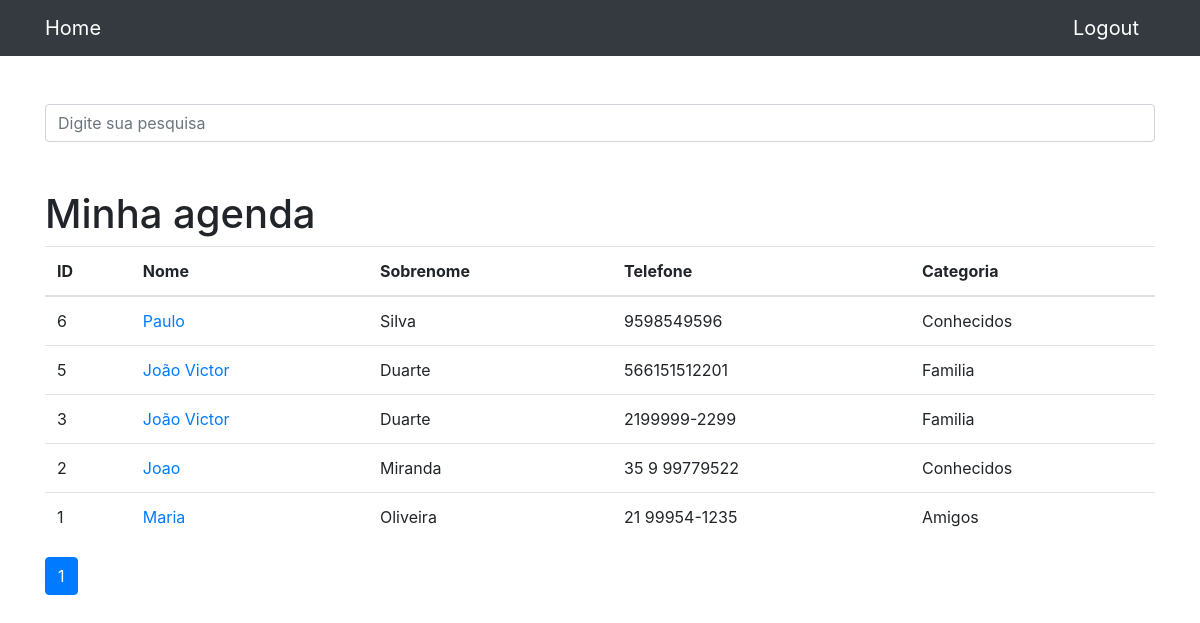
The app's page / (signed in) with its own data.
### contatos/models.py (models this page shows, shortened)
class Contato(models.Model):
    nome = models.CharField(max_length=255)
    sobrenome = models.CharField(max_length=255, blank=True)
    telefone = models.CharField(max_length=255)
    email = models.CharField(max_length=255, blank=True)
    data_criacao = models.DateTimeField(default=timezone.now)
    descicao = models.TextField(blank=True)
    categoria = models.ForeignKey(Categoria, on_delete=models.DO_NOTHING)
    mostrar = models.BooleanField(default=True)
    foto = models.ImageField(blank=True, upload_to='fotos/%Y/%m/%d')

class Categoria(models.Model):
    nome = models.CharField(max_length=255)
    def __str__(self) -> str:
        return self.nome

### contatos/views.py (the view)
# urls.py: path('', views.index, name='index'),
def index(request):
    contatos = Contato.objects.order_by('-id').filter(
        mostrar=True
    )
    paginator = Paginator(contatos, 20)
    page = request.GET.get('p')
    contatos = paginator.get_page(page)
    return render(request, 'contatos/index.html', {
        'contatos': contatos
})

### contatos/templates/contatos/index.html (shortened to what this page needs)
{% extends 'base.html' %}
{% block conteudo %}
    {% if user.is_authenticated %}
        <h1 class="mt-5">Minha agenda</h1>
        <table class="table">
        <thead>
            <tr>
            <th>ID</th>
            <th>Nome</th>
            <th>Sobrenome</th>
            <th>Telefone</th>
            <th>Categoria</th>
            </tr>
        </thead>
        <tbody>
            <tr>
            {% for contato in contatos %}
                {% if contato.mostrar %}
                <td>{{ contato.id }}</td>
                <td>
                    <a href="{% url 'ver_contato' contato.id %}"> {{contato.nome}}</a>
                </td>
                <td>{{contato.sobrenome}}</td>
                <td>{{contato.telefone}}</td>
                <td>{{contato.categoria}}</td>
                </tr>
                {% endif %}
            {% endfor %}
        </tbody>
        </table>
        <nav aria-label="Page navigation example">
            <ul class="pagination">
                {% for pagina in contatos.paginator.page_range %}
                    {% if contatos.number == pagina %}
                        <li class="page-item active"><a class="page-link" href="?p={{ pagina }}">{{pagina}}</a></li>
                    {% else %}
                        <li class="page-item"><a class="page-link" href="?p={{ pagina }}">{{pagina}}</a></li>
                    {% endif %}
                {% endfor %}
            </ul>
        </nav>
    {% endif %}
{%endblock%}

### records on screen
Contato: id "6", nome "Paulo", sobrenome "Silva", telefone "9598549596", categoria "Conhecidos"
Contato: id "5", nome "João Victor", sobrenome "Duarte", telefone "566151512201", categoria "Familia"
Contato: id "3", nome "João Victor", sobrenome "Duarte", telefone "2199999-2299", categoria "Familia"
Contato: id "2", nome "Joao", sobrenome "Miranda", telefone "35 9 99779522", categoria "Conhecidos"
Contato: id "1", nome "Maria", sobrenome "Oliveira", telefone "21 99954-1235", categoria "Amigos"

### other values on screen
{{ pagina }} "1"
